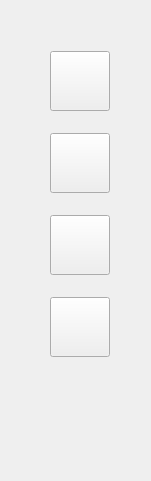
     <widget class="QFrame" name="frm_menu">
      <property name="geometry">
       <rect>
        <x>-20</x>
        <y>-30</y>
        <width>151</width>
        <height>481</height>
       </rect>
      </property>
      <property name="styleSheet">
       <string notr="true">QFrame{background-image: url(:/Images/Images/Background/banniere.png);}</string>
      </property>
      <layout class="QVBoxLayout" name="verticalLayout" stretch="0,0,0,0">
       <property name="spacing">
        <number>1</number>
       </property>
       <property name="sizeConstraint">
        <enum>QLayout::SizeConstraint::SetNoConstraint</enum>
       </property>
       <property name="leftMargin">
        <number>50</number>
       </property>
       <property name="topMargin">
        <number>30</number>
       </property>
       <property name="bottomMargin">
        <number>100</number>
       </property>
       <item>
        <widget class="QPushButton" name="btn_Menu">
         <property name="minimumSize">
          <size>
           <width>60</width>
           <height>60</height>
          </size>
         </property>
         <property name="maximumSize">
          <size>
           <width>60</width>
           <height>60</height>
          </size>
         </property>
         <property name="styleSheet">
          <string notr="true">QPushButton#btn_Menu:!hover{
	border-image: url(:/Images/Images/Button/icone/setting2.png);
}
QPushButton#btn_Menu:hover{
	border-image: url(:/Images/Images/Button/icone/setting.png);
}</string>
         </property>
         <property name="text">
          <string/>
         </property>
        </widget>
       </item>
       <item>
        <widget class="QPushButton" name="btn_hero">
         <property name="minimumSize">
          <size>
           <width>60</width>
           <height>60</height>
          </size>
         </property>
         <property name="maximumSize">
          <size>
           <width>60</width>
           <height>60</height>
          </size>
         </property>
         <property name="styleSheet">
          <string notr="true">QPushButton#btn_hero:!hover{
	border-image: url(:/Images/Images/Button/icone/caracter2.png);
}
QPushButton#btn_hero:hover{
	border-image: url(:/Images/Images/Button/icone/caracter.png);
}</string>
         </property>
         <property name="text">
          <string/>
         </property>
        </widget>
       </item>
       <item>
        <widget class="QPushButton" name="btn_worldMap">
         <property name="minimumSize">
          <size>
           <width>60</width>
           <height>60</height>
          </size>
         </property>
         <property name="maximumSize">
          <size>
           <width>60</width>
           <height>60</height>
          </size>
         </property>
         <property name="styleSheet">
          <string notr="true">QPushButton#btn_worldMap:!hover{
	border-image: url(:/Images/Images/Button/icone/maps icon2.png);
}
QPushButton#btn_worldMap:hover{
	border-image: url(:/Images/Images/Button/icone/map icone.png);
}</string>
         </property>
         <property name="text">
          <string/>
         </property>
        </widget>
       </item>
       <item>
        <widget class="QPushButton" name="btn_back2">
         <property name="minimumSize">
          <size>
           <width>60</width>
           <height>60</height>
          </size>
         </property>
         <property name="maximumSize">
          <size>
           <width>60</width>
           <height>60</height>
          </size>
         </property>
         <property name="styleSheet">
          <string notr="true">QPushButton#btn_back2:!hover{
	border-image: url(:/Images/Images/Void.png);
	image: url(:/Images/Images/Button/back button.png);
}
QPushButton#btn_back2:hover{
	border-image: url(:/Images/Images/Void.png);
	image: url(:/Images/Images/Button/button back_2.png);
}</string>
         </property>
         <property name="text">
          <string/>
         </property>
        </widget>
       </item>
      </layout>
     </widget>
